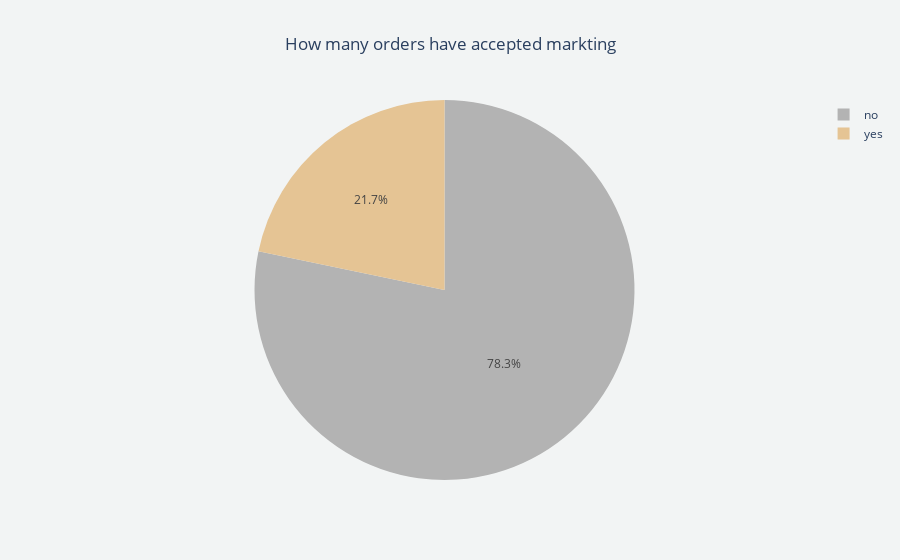

Notebook source saved alongside this figure:
### Code cell
markting = new_df['accepts marketing'].value_counts()

accepts_marketing_pie = px.pie(names=markting.index,values=markting,title='How many orders have accepted markting'
                              ,color_discrete_sequence=px.colors.qualitative.Set2_r)

update_layout(accepts_marketing_pie)

### Figure 1 — Plotly figure (JSON) as saved in the notebook; plotly's stock layout.template omitted (floating-point values rounded to 4 significant figures)
{"data": [{"domain": {"x": [0, 1], "y": [0, 1]}, "hovertemplate": "label=%{label}<br>value=%{value}<extra></extra>", "labels": ["no", "yes"], "legendgroup": "", "name": "", "showlegend": true, "type": "pie", "values": [8311, 2307]}], "layout": {"legend": {"tracegroupgap": 0}, "paper_bgcolor": "#F2F4F4", "piecolorway": ["rgb(179,179,179)", "rgb(229,196,148)", "rgb(255,217,47)", "rgb(166,216,84)", "rgb(231,138,195)", "rgb(141,160,203)", "rgb(252,141,98)", "rgb(102,194,165)"], "plot_bgcolor": "#F8F9F9", "title": {"text": "How many orders have accepted markting", "x": 0.5}}}
